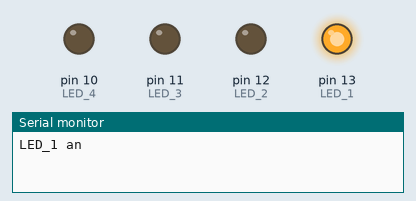
This sketch was run on a simulated Arduino Uno, built with avr-gcc and run on an emulated ATmega328P. Shown: output pins drawn as LEDs (lit = HIGH), the last lines printed to the serial monitor.

Above: at 0.5 s.
At 2.5 s:
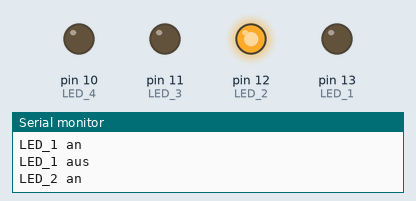
At 4.5 s:
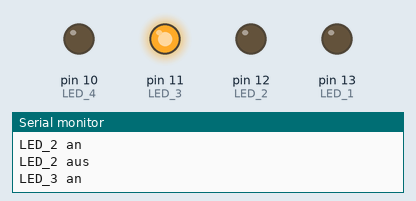
At 6.5 s:
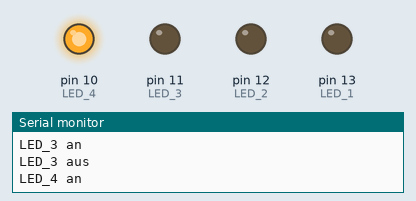
At 9.5 s:
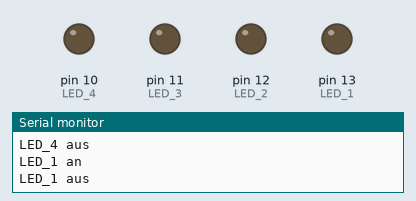
Timing chart, 0 to 10.4 s (numbered marks = the images above):
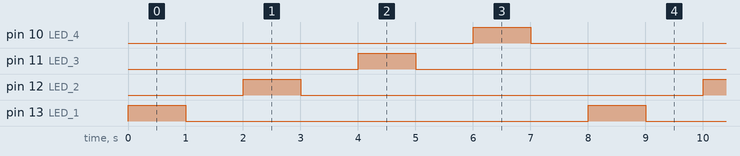

The sketch:

LED_Verband.ino
```cpp
/*
   Ersteller: C.Wiencken
   Letzte Änderung 15.09.2020
   Hardware: Arduino UNO, grüne LED´s, passender Vorwiderstand
   Programmbeschreibung:
   Ein Verband von 4 Led´s werden zum Blinken gebracht. Sie bleiben jeweils 1 sec an und erlöschen wieder.
*/

#define LED_1   13      // grüne LED auf Pin 13
#define LED_2   12      // grüne LED auf Pin 12
#define LED_3   11      // grüne LED auf Pin 11
#define LED_4   10      // grüne LED auf Pin 10
#define takt    1000    // Taktzeit zwischen High & Low Zustand

void setup()
{
  pinMode (LED_1, OUTPUT);
  pinMode (LED_2, OUTPUT);
  pinMode (LED_3, OUTPUT);
  pinMode (LED_4, OUTPUT);
  Serial.begin (9600);

}

void loop()
{
  digitalWrite (LED_1, HIGH);       // LED_1 wird angeschaltet
  Serial.println ("LED_1 an");      // LED_1 wird im seriellen Monitor angezeigt
  delay (takt);
  digitalWrite (LED_1, LOW);
  Serial.println ("LED_1 aus");
  delay (takt);

  digitalWrite (LED_2, HIGH);       // LED_2 wird angeschaltet
  Serial.println ("LED_2 an");      // LED_2 wird im seriellen Monitor angezeigt
  delay (takt);
  digitalWrite (LED_2, LOW);
  Serial.println ("LED_2 aus");
  delay (takt);

  digitalWrite (LED_3, HIGH);       // LED_3 wird angeschaltet
  Serial.println ("LED_3 an");      // LED_3 wird im seriellen Monitor angezeigt
  delay (takt);
  digitalWrite (LED_3, LOW);
  Serial.println ("LED_3 aus");
  delay (takt);

  digitalWrite (LED_4, HIGH);      // LED_4 wird angeschaltet
  Serial.println ("LED_4 an");     // LED_4 wird im seriellen Monitor angezeigt
  delay (takt);
  digitalWrite (LED_4, LOW);
  Serial.println ("LED_4 aus");
  delay (takt);
}
```

Measured:
- by itself, pin 10 (LED_4), pin 11 (LED_3), pin 12 (LED_2), pin 13 (LED_1): alternates HIGH for 1.0 s and LOW for 7.0 s
- by itself, everything shown: repeats every 8.0 s, in 8 steps
